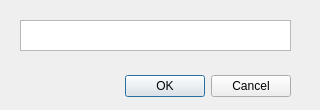
<?xml version="1.0" encoding="UTF-8"?>
<ui version="4.0">
 <class>Rename</class>
 <widget class="QDialog" name="Rename">
  <property name="geometry">
   <rect>
    <x>0</x>
    <y>0</y>
    <width>320</width>
    <height>110</height>
   </rect>
  </property>
  <property name="windowTitle">
   <string>Rename</string>
  </property>
  <widget class="QDialogButtonBox" name="buttonBox">
   <property name="geometry">
    <rect>
     <x>-10</x>
     <y>70</y>
     <width>301</width>
     <height>32</height>
    </rect>
   </property>
   <property name="orientation">
    <enum>Qt::Horizontal</enum>
   </property>
   <property name="standardButtons">
    <set>QDialogButtonBox::Cancel|QDialogButtonBox::Ok</set>
   </property>
  </widget>
  <widget class="QPlainTextEdit" name="name">
   <property name="geometry">
    <rect>
     <x>20</x>
     <y>20</y>
     <width>271</width>
     <height>31</height>
    </rect>
   </property>
  </widget>
 </widget>
 <resources/>
 <connections>
  <connection>
   <sender>buttonBox</sender>
   <signal>accepted()</signal>
   <receiver>Rename</receiver>
   <slot>accept()</slot>
   <hints>
    <hint type="sourcelabel">
     <x>248</x>
     <y>254</y>
    </hint>
    <hint type="destinationlabel">
     <x>157</x>
     <y>274</y>
    </hint>
   </hints>
  </connection>
  <connection>
   <sender>buttonBox</sender>
   <signal>rejected()</signal>
   <receiver>Rename</receiver>
   <slot>reject()</slot>
   <hints>
    <hint type="sourcelabel">
     <x>316</x>
     <y>260</y>
    </hint>
    <hint type="destinationlabel">
     <x>286</x>
     <y>274</y>
    </hint>
   </hints>
  </connection>
 </connections>
</ui>
